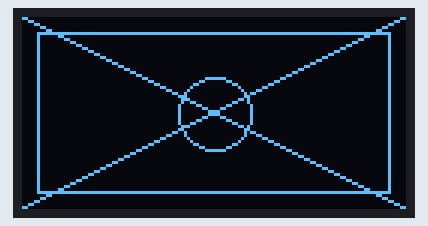
A sketch run on a simulated ESP8266 (NodeMCU). Shown: 128×64 one-colour display. Random numbers use the default seed unless the sketch sets one.

Above: at 0.1 s.
At 1.74 s:
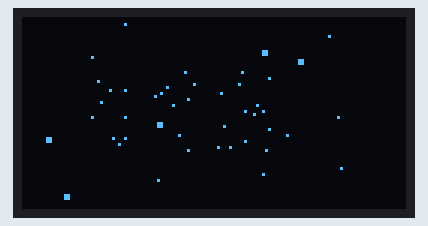
At 9.22 s:
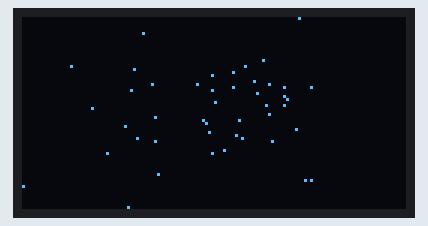
At 16.7 s:
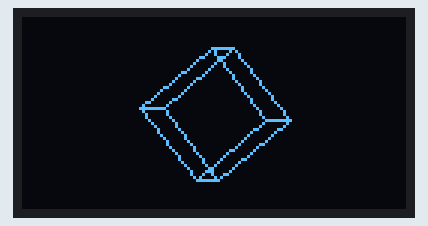
At 24.51 s:
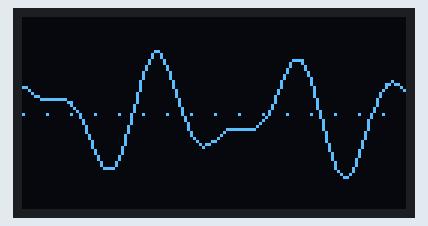
At 39.8 s:
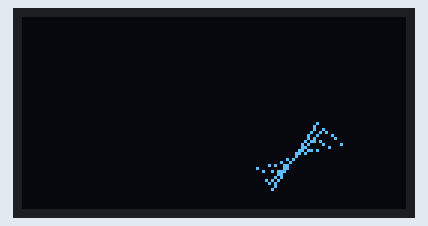

The sketch:

OledAnimations.ino
```cpp
#include <Wire.h>
#include <Adafruit_GFX.h>
#include <Adafruit_SSD1306.h>

#define SCREEN_WIDTH 128
#define SCREEN_HEIGHT 64
#define OLED_RESET    -1
Adafruit_SSD1306 display(SCREEN_WIDTH, SCREEN_HEIGHT, &Wire, OLED_RESET);

// Custom I2C Pins for NodeMCU v2 OLED display from AGENTS.md
#define OLED_SDA D5  // GPIO 14
#define OLED_SCL D6  // GPIO 12

// Animation Configuration
#define ANIMATION_DURATION_MS 10000 // 10 seconds per animation
int currentAnimation = 0;
unsigned long lastSwitchTime = 0;

// ==========================================
// Animation 1: 3D Starfield (Warp Speed)
// ==========================================
#define NUM_STARS 60
struct Star {
  float x, y, z;
};
Star stars[NUM_STARS];

void initStarfield() {
  for (int i = 0; i < NUM_STARS; i++) {
    stars[i].x = random(-64, 64);
    stars[i].y = random(-32, 32);
    stars[i].z = random(1, 100);
  }
}

void drawStarfield() {
  display.clearDisplay();
  for (int i = 0; i < NUM_STARS; i++) {
    stars[i].z -= 1.8; // Speed of travel
    if (stars[i].z <= 0) {
      stars[i].x = random(-64, 64);
      stars[i].y = random(-32, 32);
      stars[i].z = 100;
    }

    // Project 3D coordinate to 2D screen coordinate
    int sx = (stars[i].x * 35) / stars[i].z + 64;
    int sy = (stars[i].y * 35) / stars[i].z + 32;

    if (sx >= 0 && sx < SCREEN_WIDTH && sy >= 0 && sy < SCREEN_HEIGHT) {
      // Draw larger particles as they get closer
      if (stars[i].z < 25) {
        display.fillRect(sx, sy, 2, 2, SSD1306_WHITE);
      } else {
        display.drawPixel(sx, sy, SSD1306_WHITE);
      }
    }
  }
  display.display();
}

// ==========================================
// Animation 2: Rotating 3D Wireframe Cube
// ==========================================
float cubeVertices[8][3] = {
  {-16, -16, -16},
  { 16, -16, -16},
  { 16,  16, -16},
  {-16,  16, -16},
  {-16, -16,  16},
  { 16, -16,  16},
  { 16,  16,  16},
  {-16,  16,  16}
};

int cubeEdges[12][2] = {
  {0, 1}, {1, 2}, {2, 3}, {3, 0}, // Back Face
  {4, 5}, {5, 6}, {6, 7}, {7, 4}, // Front Face
  {0, 4}, {1, 5}, {2, 6}, {3, 7}  // Edge Connections
};

float angleX = 0;
float angleY = 0;
float angleZ = 0;

void drawCube() {
  display.clearDisplay();
  int projected[8][2];

  for (int i = 0; i < 8; i++) {
    float x = cubeVertices[i][0];
    float y = cubeVertices[i][1];
    float z = cubeVertices[i][2];

    // Rotate around X-axis
    float y1 = y * cos(angleX) - z * sin(angleX);
    float z1 = y * sin(angleX) + z * cos(angleX);

    // Rotate around Y-axis
    float x2 = x * cos(angleY) + z1 * sin(angleY);
    float z2 = -x * sin(angleY) + z1 * cos(angleY);

    // Rotate around Z-axis
    float x3 = x2 * cos(angleZ) - y1 * sin(angleZ);
    float y3 = x2 * sin(angleZ) + y1 * cos(angleZ);

    // Ortographic projection with screen center offsets
    projected[i][0] = (int)(x3) + 64;
    projected[i][1] = (int)(y3) + 32;
  }

  // Draw all 12 wireframe edges
  for (int i = 0; i < 12; i++) {
    display.drawLine(
      projected[cubeEdges[i][0]][0], projected[cubeEdges[i][0]][1],
      projected[cubeEdges[i][1]][0], projected[cubeEdges[i][1]][1],
      SSD1306_WHITE
    );
  }

  // Increment rotation angles
  angleX += 0.04;
  angleY += 0.05;
  angleZ += 0.02;

  display.display();
}

// ==========================================
// Animation 3: Double Sine Wave Interference
// ==========================================
float phase1 = 0;
float phase2 = 0;

void drawWaves() {
  display.clearDisplay();

  int prevX = 0;
  int prevY = 0;

  for (int x = 0; x < SCREEN_WIDTH; x++) {
    // Wave 1: amplitude 14, wavelength approx 40px
    float y1 = 14.0 * sin(x * 0.15 + phase1);
    // Wave 2: amplitude 8, wavelength approx 25px
    float y2 = 8.0 * sin(x * 0.25 + phase2);

    int y = (int)(y1 + y2) + 32;

    if (x > 0) {
      display.drawLine(prevX, prevY, x, y, SSD1306_WHITE);
    } else {
      display.drawPixel(x, y, SSD1306_WHITE);
    }

    // Static center line background (dotted reference grid)
    if (x % 8 == 0) {
      display.drawPixel(x, 32, SSD1306_WHITE);
    }

    prevX = x;
    prevY = y;
  }

  phase1 += 0.06;
  phase2 -= 0.09;

  display.display();
}

// ==========================================
// Animation 4: Vector Bouncing Lines (Mesh)
// ==========================================
struct BouncingPoint {
  float x, y;
  float dx, dy;
};
BouncingPoint bp1, bp2;

#define MESH_HISTORY_SIZE 6
struct LineCoords {
  int x1, y1, x2, y2;
};
LineCoords meshHistory[MESH_HISTORY_SIZE];
int meshHistoryIdx = 0;

void initBouncingLines() {
  bp1.x = random(10, 118); bp1.y = random(10, 54);
  bp1.dx = (random(10, 20) / 10.0) * (random(0, 2) ? 1 : -1);
  bp1.dy = (random(10, 20) / 10.0) * (random(0, 2) ? 1 : -1);

  bp2.x = random(10, 118); bp2.y = random(10, 54);
  bp2.dx = (random(10, 20) / 10.0) * (random(0, 2) ? 1 : -1);
  bp2.dy = (random(10, 20) / 10.0) * (random(0, 2) ? 1 : -1);

  for (int i = 0; i < MESH_HISTORY_SIZE; i++) {
    meshHistory[i] = {0, 0, 0, 0};
  }
}

void drawBouncingLines() {
  display.clearDisplay();

  // Move points
  bp1.x += bp1.dx; bp1.y += bp1.dy;
  bp2.x += bp2.dx; bp2.y += bp2.dy;

  // Bounce bp1
  if (bp1.x <= 0 || bp1.x >= SCREEN_WIDTH - 1)   { bp1.dx *= -1; bp1.x = constrain(bp1.x, 0, SCREEN_WIDTH - 1); }
  if (bp1.y <= 0 || bp1.y >= SCREEN_HEIGHT - 1)  { bp1.dy *= -1; bp1.y = constrain(bp1.y, 0, SCREEN_HEIGHT - 1); }

  // Bounce bp2
  if (bp2.x <= 0 || bp2.x >= SCREEN_WIDTH - 1)   { bp2.dx *= -1; bp2.x = constrain(bp2.x, 0, SCREEN_WIDTH - 1); }
  if (bp2.y <= 0 || bp2.y >= SCREEN_HEIGHT - 1)  { bp2.dy *= -1; bp2.y = constrain(bp2.y, 0, SCREEN_HEIGHT - 1); }

  // Update trailing line history
  meshHistory[meshHistoryIdx] = {(int)bp1.x, (int)bp1.y, (int)bp2.x, (int)bp2.y};
  meshHistoryIdx = (meshHistoryIdx + 1) % MESH_HISTORY_SIZE;

  // Draw the current line and trailing echo lines
  for (int i = 0; i < MESH_HISTORY_SIZE; i++) {
    int idx = (meshHistoryIdx + i) % MESH_HISTORY_SIZE;
    if (meshHistory[idx].x1 != 0 || meshHistory[idx].y1 != 0) {
      if (i < MESH_HISTORY_SIZE - 2) {
        // Draw old trails as dotted lines for a fading effect
        int x1 = meshHistory[idx].x1, y1 = meshHistory[idx].y1;
        int x2 = meshHistory[idx].x2, y2 = meshHistory[idx].y2;
        int dx = abs(x2 - x1), sx = x1 < x2 ? 1 : -1;
        int dy = -abs(y2 - y1), sy = y1 < y2 ? 1 : -1;
        int err = dx + dy, e2;
        int step = 0;
        while (true) {
          if (step % 4 == 0) {
            display.drawPixel(x1, y1, SSD1306_WHITE);
          }
          step++;
          if (x1 == x2 && y1 == y2) break;
          e2 = 2 * err;
          if (e2 >= dy) { err += dy; x1 += sx; }
          if (e2 <= dx) { err += dx; y1 += sy; }
        }
      } else {
        // Draw newest lines fully solid
        display.drawLine(meshHistory[idx].x1, meshHistory[idx].y1, meshHistory[idx].x2, meshHistory[idx].y2, SSD1306_WHITE);
      }
    }
  }

  display.display();
}

// ==========================================
// Animation 5: Particle Vortex (Spiral Galaxy)
// ==========================================
#define NUM_PARTICLES 70
struct Particle {
  float angle;
  float radius;
  float speed;
};
Particle particles[NUM_PARTICLES];
float pulseAngle = 0;

void initVortex() {
  for (int i = 0; i < NUM_PARTICLES; i++) {
    particles[i].angle = random(0, 360) * 0.0174533; // Radians
    particles[i].radius = random(4, 75);
    // Speed increases closer to center
    particles[i].speed = (random(5, 15) / 10.0) * (0.01 + 0.06 * (2.0 / (particles[i].radius + 1.0)));
  }
}

void drawVortex() {
  display.clearDisplay();

  pulseAngle += 0.04;
  float pulse = 8.0 * sin(pulseAngle);

  for (int i = 0; i < NUM_PARTICLES; i++) {
    particles[i].angle += particles[i].speed;
    particles[i].radius -= 0.15; // Gravitational pull to center

    if (particles[i].radius < 2) {
      // Reset back to outer boundary
      particles[i].radius = random(55, 75);
      particles[i].angle = random(0, 360) * 0.0174533;
    }

    // Add spiral arm perturbation
    float r = particles[i].radius + pulse * cos(particles[i].angle * 3.0);

    int px = (int)(64 + r * cos(particles[i].angle));
    int py = (int)(32 + r * sin(particles[i].angle));

    if (px >= 0 && px < SCREEN_WIDTH && py >= 0 && py < SCREEN_HEIGHT) {
      display.drawPixel(px, py, SSD1306_WHITE);
    }
  }

  // Draw the core of the vortex
  display.drawCircle(64, 32, 2, SSD1306_WHITE);
  display.drawCircle(64, 32, 4, SSD1306_WHITE);

  display.display();
}

// ==========================================
// Setup and Loop Execution
// ==========================================
void setup() {
  Serial.begin(115200);

  // Initialize I2C with customized D5 (SDA) and D6 (SCL) pins
  Wire.begin(OLED_SDA, OLED_SCL);

  // Start the SSD1306 display
  if(!display.begin(SSD1306_SWITCHCAPVCC, 0x3C)) {
    Serial.println(F("SSD1306 allocation failed"));
    for(;;); // Freeze if screen initialization fails
  }

  // Display initial boot splash screen using lines and dots
  display.clearDisplay();
  display.drawRect(5, 5, SCREEN_WIDTH - 10, SCREEN_HEIGHT - 10, SSD1306_WHITE);
  display.drawCircle(SCREEN_WIDTH/2, SCREEN_HEIGHT/2, 12, SSD1306_WHITE);
  display.drawLine(0, 0, SCREEN_WIDTH - 1, SCREEN_HEIGHT - 1, SSD1306_WHITE);
  display.drawLine(0, SCREEN_HEIGHT - 1, SCREEN_WIDTH - 1, 0, SSD1306_WHITE);
  display.display();
  delay(1500);

  // Initialize first animation
  initStarfield();
  lastSwitchTime = millis();
}

void loop() {
  // Check if it's time to cycle to the next animation
  if (millis() - lastSwitchTime > ANIMATION_DURATION_MS) {
    currentAnimation = (currentAnimation + 1) % 5;
    lastSwitchTime = millis();

    // Initialize animation specific structures if needed
    if (currentAnimation == 0) initStarfield();
    else if (currentAnimation == 3) initBouncingLines();
    else if (currentAnimation == 4) initVortex();
  }

  // Render active animation frame
  switch(currentAnimation) {
    case 0:
      drawStarfield();
      break;
    case 1:
      drawCube();
      break;
    case 2:
      drawWaves();
      break;
    case 3:
      drawBouncingLines();
      break;
    case 4:
      drawVortex();
      break;
  }

  delay(15); // Target ~60 FPS
}
```
